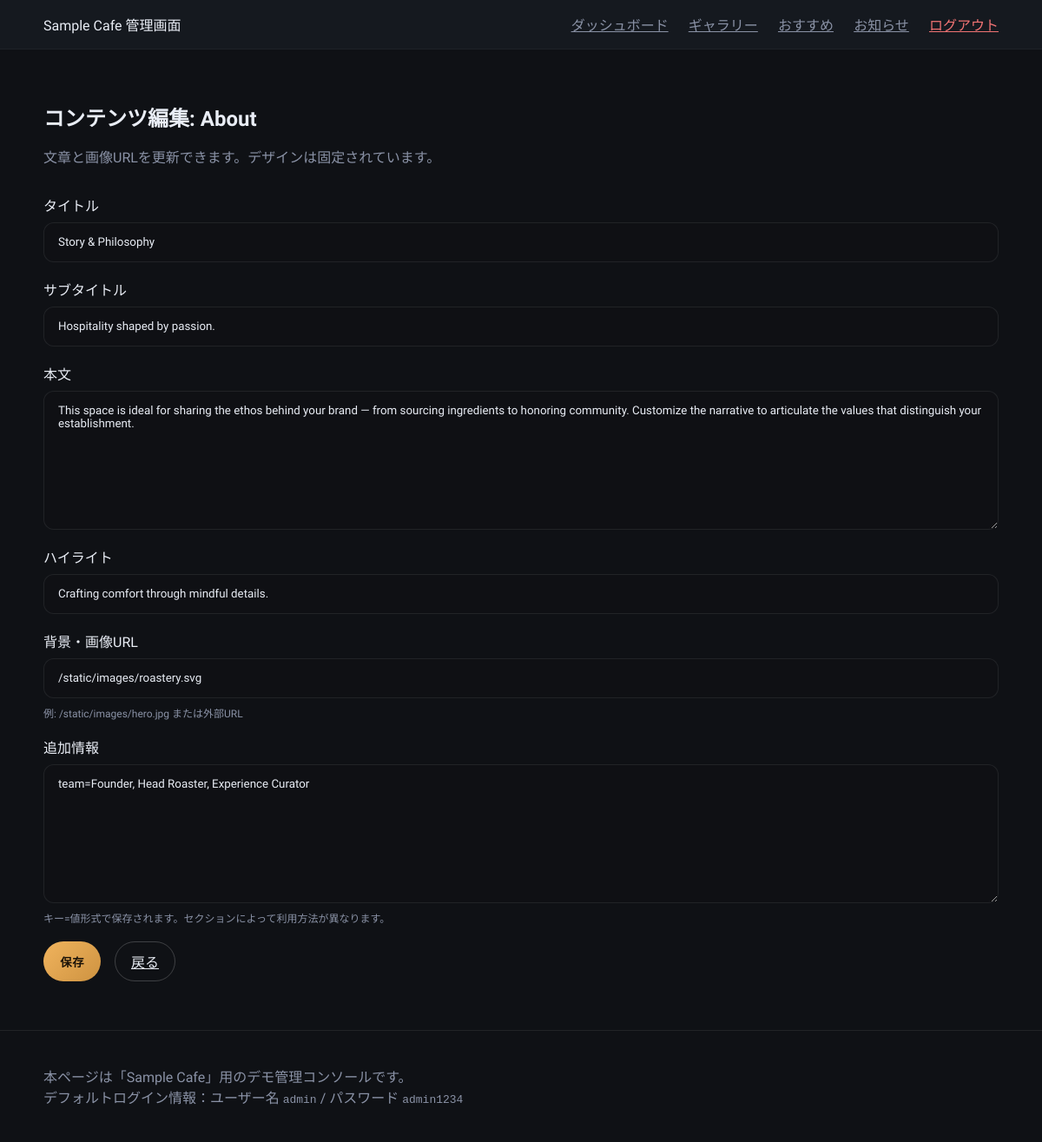
/admin/content/about (signed in), run on an earlier commit of the app's database.
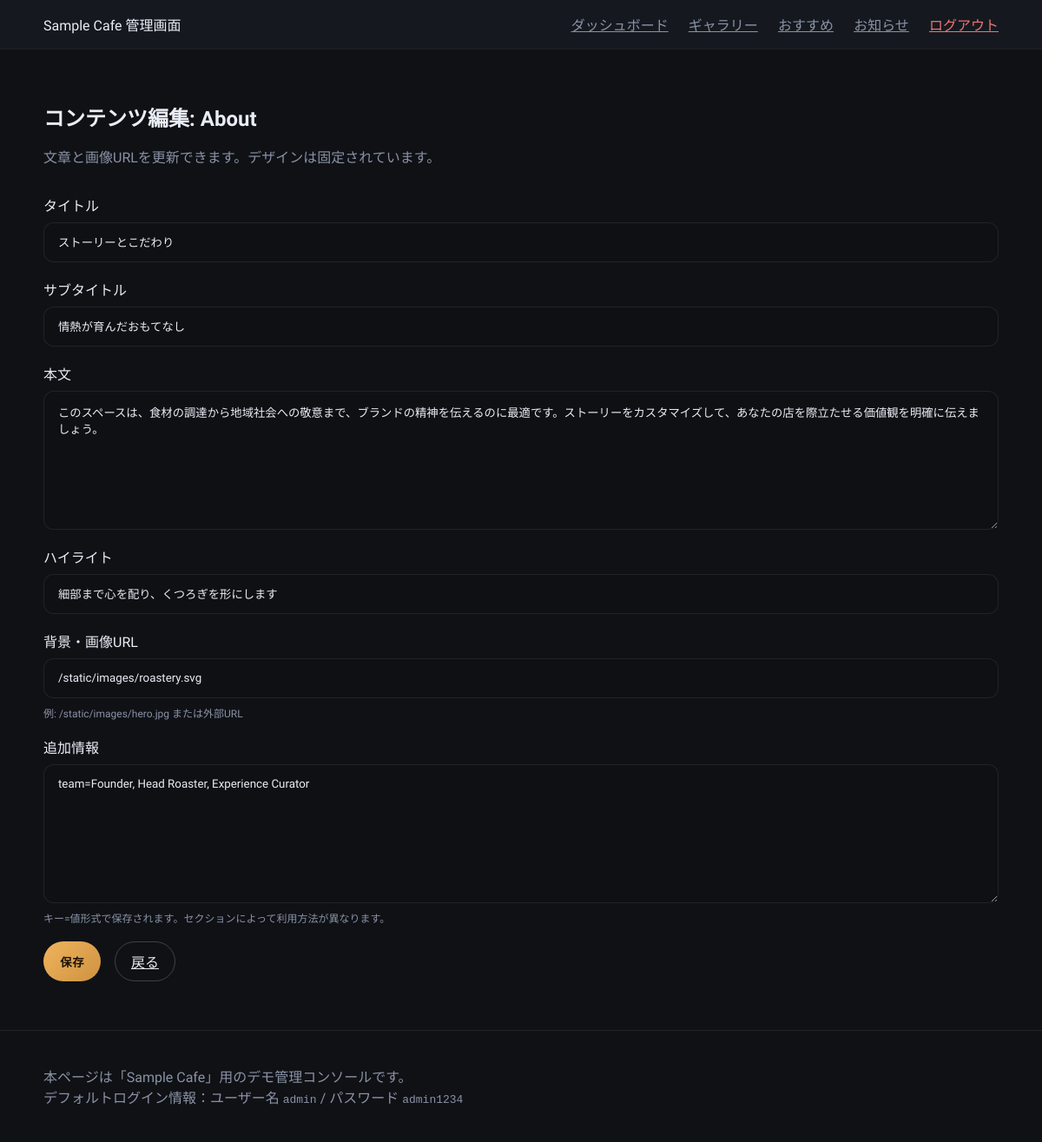
And on a later commit of the database.
### tables this page shows
CREATE TABLE site_content (
            id INTEGER PRIMARY KEY AUTOINCREMENT,
            section TEXT UNIQUE NOT NULL,
            title TEXT,
            subtitle TEXT,
            body TEXT,
            highlight TEXT,
            image TEXT,
            extra_info TEXT
        );

### app.py (the view, shortened to what this page needs)
    @login_required
    def edit_content(section):
        content = fetch_content(section)
        if not content:
            flash("セクションが見つかりません。", "danger")
            return redirect(url_for("admin.dashboard"))
        return render_template("admin/edit_content.html", content=content)

### app.py (called while the page is built)
def get_db_connection():
    conn = sqlite3.connect(DATABASE_PATH)
    conn.row_factory = sqlite3.Row
    return conn

def fetch_content(section: str):
    conn = get_db_connection()
    row = conn.execute(
        "SELECT * FROM site_content WHERE section = ?", (section,)
    ).fetchone()
    conn.close()
    return dict(row) if row is not None else None

### templates/admin/edit_content.html (shortened to what this page needs)
{% extends 'admin/base.html' %}
{% block content %}
<section class="form-section">
    <header>
        <h1>コンテンツ編集: {{ content['section'].title() }}</h1>
        <p>文章と画像URLを更新できます。デザインは固定されています。</p>
    </header>
    <form method="post" class="form-grid">
        <label>タイトル
            <input type="text" name="title" value="{{ content['title'] }}" required>
        </label>
        <label>サブタイトル
            <input type="text" name="subtitle" value="{{ content['subtitle'] }}">
        </label>
        <label>本文
            <textarea name="body" rows="6">{{ content['body'] }}</textarea>
        </label>
        <label>ハイライト
            <input type="text" name="highlight" value="{{ content['highlight'] }}">
        </label>
        <label>背景・画像URL
            <input type="text" name="image" value="{{ content['image'] }}">
            <span class="form-hint">例: /static/images/hero.jpg または外部URL</span>
        </label>
        <label>追加情報
            <textarea name="extra_info" rows="4">{{ content['extra_info'] }}</textarea>
            <span class="form-hint">キー=値形式で保存されます。セクションによって利用方法が異なります。</span>
        </label>
        <div class="form-actions">
            <button type="submit" class="btn-primary">保存</button>
            <a href="{{ url_for('admin.dashboard') }}" class="btn-outline">戻る</a>
        </div>
    </form>
</section>
{% endblock %}

What changed in the data, as far as the page shows it:
changed site_content "About": title "Story & Philosophy" → "ストーリーとこだわり"; subtitle "Hospitality shaped by passion." → "情熱が育んだおもてなし"; body "This space is ideal for sharing the ethos behind your brand — from sourcing ingredients to honoring community. Customize the narrative to articulate the values that distinguish your establishment." → "このスペースは、食材の調達から地域社会への敬意まで、ブランドの精神を伝えるのに最適です。ストーリーをカスタマイズして、あなたの店を際立たせる価値観を明確に伝えましょう。"; highlight "Crafting comfort through mindful details." → "細部まで心を配り、くつろぎを形にします"
